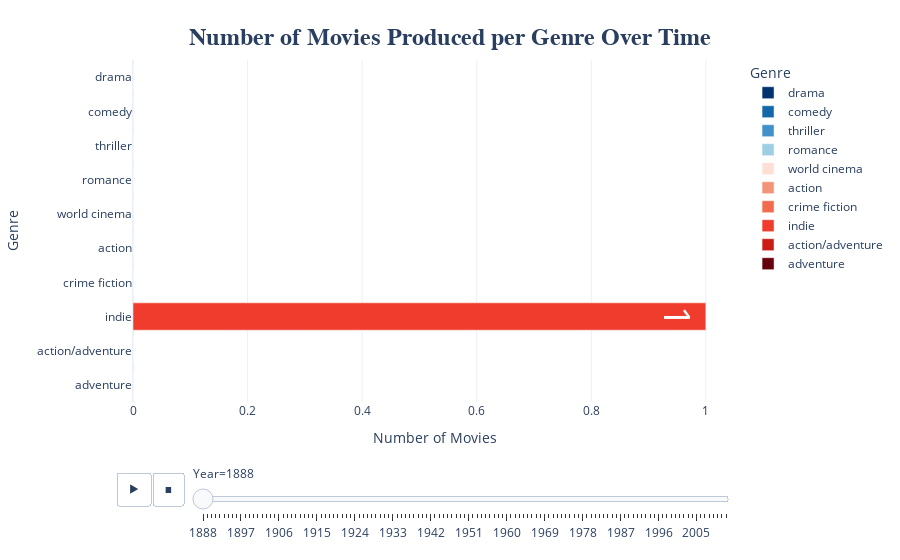

This figure's notebook cell:
### Markdown cell above
# Bar Race

### Code cell
# Select the top N relevant genres
n = 10
genres_top = (df_movies_tmdb_ratings['genres']
              .value_counts()
              .head(n)
              .index.tolist())

#Filter the dataset to include only the top genres
df_movies_tmdb_ratings_filtered = df_movies_tmdb_ratings[df_movies_tmdb_ratings['genres'].isin(genres_top)].copy()

# Group by 'release_date' and 'genres', and count the number of movies
df_bar_race = (df_movies_tmdb_ratings_filtered
               .groupby(['release_date', 'genres'])
               .size()
               .reset_index(name='Count')
               .rename(columns={'release_date': 'Year', 'genres': 'Genre'}))

# Sort by 'Year' and 'Genre' and apply cumulative sum
df_bar_race.sort_values(by=['Genre', 'Year'], inplace=True)
df_bar_race['Count'] = df_bar_race.groupby('Genre')['Count'].cumsum()

# Create a full range of years and all genre combinations
min_year, max_year = df_bar_race['Year'].min(), df_bar_race['Year'].max()
all_years = pd.Series(range(min_year, max_year + 1), name='Year')
all_combinations = pd.MultiIndex.from_product([all_years, genres_top], names=['Year', 'Genre']).to_frame(index=False)

# Merge with the existing dataframe and fill missing values
df_bar_race_full = all_combinations.merge(df_bar_race, on=['Year', 'Genre'], how='left')
df_bar_race_full['Count'] = df_bar_race_full.groupby('Genre')['Count'].ffill().fillna(0)


# Define custom palette
colors = ['#033270','#1368aa', '#4091c9', '#9dcee2','#fedfd4','#f29479','#f26a4f','#ef3c2d','#cb1b16','#65010c' ]


custom_palette = dict(zip(genres_top, colors))

# Plot the bar race 
fig = px.bar(
    df_bar_race_full,
    x='Count',
    y='Genre',
    color='Genre',
    animation_frame='Year',
    orientation='h',
    labels={'Count': 'Number of Movies', 'Genre': 'Genre'},
    text_auto = True,
    template='plotly_white',
    color_discrete_map = custom_palette
)

fig.update_traces(textposition = 'inside', textfont_size = 50)
fig.update_layout(
    title={'text': 'Number of Movies Produced per Genre Over Time',
           'font': {'size': 24, 'family': 'Arial', 'weight': 'bold'}, 
           'x': 0.5,
           'y': 0.95,
           'xanchor':'center',
           'yanchor':'top'},
)

fig.show()

### Figure 1 — Plotly figure (JSON) as saved in the notebook; plotly's stock layout.template omitted (floating-point values rounded to 4 significant figures)
{"data": [{"alignmentgroup": "True", "hovertemplate": "Genre=%{y}<br>Year=1888<br>Number of Movies=%{x}<extra></extra>", "legendgroup": "drama", "marker": {"color": "#033270", "pattern": {"shape": ""}}, "name": "drama", "offsetgroup": "drama", "orientation": "h", "showlegend": true, "textfont": {"size": 50}, "textposition": "inside", "texttemplate": "%{x}", "type": "bar", "x": [0], "xaxis": "x", "y": ["drama"], "yaxis": "y"}, {"alignmentgroup": "True", "hovertemplate": "Genre=%{y}<br>Year=1888<br>Number of Movies=%{x}<extra></extra>", "legendgroup": "comedy", "marker": {"color": "#1368aa", "pattern": {"shape": ""}}, "name": "comedy", "offsetgroup": "comedy", "orientation": "h", "showlegend": true, "textfont": {"size": 50}, "textposition": "inside", "texttemplate": "%{x}", "type": "bar", "x": [0], "xaxis": "x", "y": ["comedy"], "yaxis": "y"}, {"alignmentgroup": "True", "hovertemplate": "Genre=%{y}<br>Year=1888<br>Number of Movies=%{x}<extra></extra>", "legendgroup": "thriller", "marker": {"color": "#4091c9", "pattern": {"shape": ""}}, "name": "thriller", "offsetgroup": "thriller", "orientation": "h", "showlegend": true, "textfont": {"size": 50}, "textposition": "inside", "texttemplate": "%{x}", "type": "bar", "x": [0], "xaxis": "x", "y": ["thriller"], "yaxis": "y"}, {"alignmentgroup": "True", "hovertemplate": "Genre=%{y}<br>Year=1888<br>Number of Movies=%{x}<extra></extra>", "legendgroup": "romance", "marker": {"color": "#9dcee2", "pattern": {"shape": ""}}, "name": "romance", "offsetgroup": "romance", "orientation": "h", "showlegend": true, "textfont": {"size": 50}, "textposition": "inside", "texttemplate": "%{x}", "type": "bar", "x": [0], "xaxis": "x", "y": ["romance"], "yaxis": "y"}, {"alignmentgroup": "True", "hovertemplate": "Genre=%{y}<br>Year=1888<br>Number of Movies=%{x}<extra></extra>", "legendgroup": "world cinema", "marker": {"color": "#fedfd4", "pattern": {"shape": ""}}, "name": "world cinema", "offsetgroup": "world cinema", "orientation": "h", "showlegend": true, "textfont": {"size": 50}, "textposition": "inside", "texttemplate": "%{x}", "type": "bar", "x": [0], "xaxis": "x", "y": ["world cinema"], "yaxis": "y"}, {"alignmentgroup": "True", "hovertemplate": "Genre=%{y}<br>Year=1888<br>Number of Movies=%{x}<extra></extra>", "legendgroup": "action", "marker": {"color": "#f29479", "pattern": {"shape": ""}}, "name": "action", "offsetgroup": "action", "orientation": "h", "showlegend": true, "textfont": {"size": 50}, "textposition": "inside", "texttemplate": "%{x}", "type": "bar", "x": [0], "xaxis": "x", "y": ["action"], "yaxis": "y"}, {"alignmentgroup": "True", "hovertemplate": "Genre=%{y}<br>Year=1888<br>Number of Movies=%{x}<extra></extra>", "legendgroup": "crime fiction", "marker": {"color": "#f26a4f", "pattern": {"shape": ""}}, "name": "crime fiction", "offsetgroup": "crime fiction", "orientation": "h", "showlegend": true, "textfont": {"size": 50}, "textposition": "inside", "texttemplate": "%{x}", "type": "bar", "x": [0], "xaxis": "x", "y": ["crime fiction"], "yaxis": "y"}, {"alignmentgroup": "True", "hovertemplate": "Genre=%{y}<br>Year=1888<br>Number of Movies=%{x}<extra></extra>", "legendgroup": "indie", "marker": {"color": "#ef3c2d", "pattern": {"shape": ""}}, "name": "indie", "offsetgroup": "indie", "orientation": "h", "showlegend": true, "textfont": {"size": 50}, "textposition": "inside", "texttemplate": "%{x}", "type": "bar", "x": [1], "xaxis": "x", "y": ["indie"], "yaxis": "y"}, {"alignmentgroup": "True", "hovertemplate": "Genre=%{y}<br>Year=1888<br>Number of Movies=%{x}<extra></extra>", "legendgroup": "action/adventure", "marker": {"color": "#cb1b16", "pattern": {"shape": ""}}, "name": "action/adventure", "offsetgroup": "action/adventure", "orientation": "h", "showlegend": true, "textfont": {"size": 50}, "textposition": "inside", "texttemplate": "%{x}", "type": "bar", "x": [0], "xaxis": "x", "y": ["action/adventure"], "yaxis": "y"}, {"alignmentgroup": "True", "hovertemplate": "Genre=%{y}<br>Year=1888<br>Number of Movies=%{x}<extra></extra>", "legendgroup": "adventure", "marker": {"color": "#65010c", "pattern": {"shape": ""}}, "name": "adventure", "offsetgroup": "adventure", "orientation": "h", "showlegend": true, "textfont": {"size": 50}, "textposition": "inside", "texttemplate": "%{x}", "type": "bar", "x": [0], "xaxis": "x", "y": ["adventure"], "yaxis": "y"}], "layout": {"barmode": "relative", "legend": {"title": {"text": "Genre"}, "tracegroupgap": 0}, "margin": {"t": 60}, "sliders": [{"active": 0, "currentvalue": {"prefix": "Year="}, "len": 0.9, "pad": {"b": 10, "t": 60}, "steps": [{"args": [["1888"], {"frame": {"duration": 0, "redraw": true}, "fromcurrent": true, "mode": "immediate", "transition": {"duration": 0, "easing": "linear"}}], "label": "1888", "method": "animate"}, {"args": [["1889"], {"frame": {"duration": 0, "redraw": true}, "fromcurrent": true, "mode": "immediate", "transition": {"duration": 0, "easing": "linear"}}], "label": "1889", "method": "animate"}, {"args": [["1890"], {"frame": {"duration": 0, "redraw": true}, "fromcurrent": true, "mode": "immediate", "transition": {"duration": 0, "easing": "linear"}}], "label": "1890", "method": "animate"}, {"args": [["1891"], {"frame": {"duration": 0, "redraw": true}, "fromcurrent": true, "mode": "immediate", "transition": {"duration": 0, "easing": "linear"}}], "label": "1891", "method": "animate"}, {"args": [["1892"], {"frame": {"duration": 0, "redraw": true}, "fromcurrent": true, "mode": "immediate", "transition": {"duration": 0, "easing": "linear"}}], "label": "1892", "method": "animate"}, {"args": [["1893"], {"frame": {"duration": 0, "redraw": true}, "fromcurrent": true, "mode": "immediate", "transition": {"duration": 0, "easing": "linear"}}], "label": "1893", "method": "animate"}, {"args": [["1894"], {"frame": {"duration": 0, "redraw": true}, "fromcurrent": true, "mode": "immediate", "transition": {"duration": 0, "easing": "linear"}}], "label": "1894", "method": "animate"}, {"args": [["1895"], {"frame": {"duration": 0, "redraw": true}, "fromcurrent": true, "mode": "immediate", "transition": {"duration": 0, "easing": "linear"}}], "label": "1895", "method": "animate"}, {"args": [["1896"], {"frame": {"duration": 0, "redraw": true}, "fromcurrent": true, "mode": "immediate", "transition": {"duration": 0, "easing": "linear"}}], "label": "1896", "method": "animate"}, {"args": [["1897"], {"frame": {"duration": 0, "redraw": true}, "fromcurrent": true, "mode": "immediate", "transition": {"duration": 0, "easing": "linear"}}], "label": "1897", "method": "animate"}, {"args": [["1898"], {"frame": {"duration": 0, "redraw": true}, "fromcurrent": true, "mode": "immediate", "transition": {"duration": 0, "easing": "linear"}}], "label": "1898", "method": "animate"}, {"args": [["1899"], {"frame": {"duration": 0, "redraw": true}, "fromcurrent": true, "mode": "immediate", "transition": {"duration": 0, "easing": "linear"}}], "label": "1899", "method": "animate"}, {"args": [["1900"], {"frame": {"duration": 0, "redraw": true}, "fromcurrent": true, "mode": "immediate", "transition": {"duration": 0, "easing": "linear"}}], "label": "1900", "method": "animate"}, {"args": [["1901"], {"frame": {"duration": 0, "redraw": true}, "fromcurrent": true, "mode": "immediate", "transition": {"duration": 0, "easing": "linear"}}], "label": "1901", "method": "animate"}, {"args": [["1902"], {"frame": {"duration": 0, "redraw": true}, "fromcurrent": true, "mode": "immediate", "transition": {"duration": 0, "easing": "linear"}}], "label": "1902", "method": "animate"}, {"args": [["1903"], {"frame": {"duration": 0, "redraw": true}, "fromcurrent": true, "mode": "immediate", "transition": {"duration": 0, "easing": "linear"}}], "label": "1903", "method": "animate"}, {"args": [["1904"], {"frame": {"duration": 0, "redraw": true}, "fromcurrent": true, "mode": "immediate", "transition": {"duration": 0, "easing": "linear"}}], "label": "1904", "method": "animate"}, {"args": [["1905"], {"frame": {"duration": 0, "redraw": true}, "fromcurrent": true, "mode": "immediate", "transition": {"duration": 0, "easing": "linear"}}], "label": "1905", "method": "animate"}, {"args": [["1906"], {"frame": {"duration": 0, "redraw": true}, "fromcurrent": true, "mode": "immediate", "transition": {"duration": 0, "easing": "linear"}}], "label": "1906", "method": "animate"}, {"args": [["1907"], {"frame": {"duration": 0, "redraw": true}, "fromcurrent": true, "mode": "immediate", "transition": {"duration": 0, "easing": "linear"}}], "label": "1907", "method": "animate"}, {"args": [["1908"], {"frame": {"duration": 0, "redraw": true}, "fromcurrent": true, "mode": "immediate", "transition": {"duration": 0, "easing": "linear"}}], "label": "1908", "method": "animate"}, {"args": [["1909"], {"frame": {"duration": 0, "redraw": true}, "fromcurrent": true, "mode": "immediate", "transition": {"duration": 0, "easing": "linear"}}], "label": "1909", "method": "animate"}, {"args": [["1910"], {"frame": {"duration": 0, "redraw": true}, "fromcurrent": true, "mode": "immediate", "transition": {"duration": 0, "easing": "linear"}}], "label": "1910", "method": "animate"}, {"args": [["1911"], {"frame": {"duration": 0, "redraw": true}, "fromcurrent": true, "mode": "immediate", "transition": {"duration": 0, "easing": "linear"}}], "label": "1911", "method": "animate"}, {"args": [["1912"], {"frame": {"duration": 0, "redraw": true}, "fromcurrent": true, "mode": "immediate", "transition": {"duration": 0, "easing": "linear"}}], "label": "1912", "method": "animate"}, {"args": [["1913"], {"frame": {"duration": 0, "redraw": true}, "fromcurrent": true, "mode": "immediate", "transition": {"duration": 0, "easing": "linear"}}], "label": "1913", "method": "animate"}, {"args": [["1914"], {"frame": {"duration": 0, "redraw": true}, "fromcurrent": true, "mode": "immediate", "transition": {"duration": 0, "easing": "linear"}}], "label": "1914", "method": "animate"}, {"args": [["1915"], {"frame": {"duration": 0, "redraw": true}, "fromcurrent": true, "mode": "immediate", "transition": {"duration": 0, "easing": "linear"}}], "label": "1915", "method": "animate"}, {"args": [["1916"], {"frame": {"duration": 0, "redraw": true}, "fromcurrent": true, "mode": "immediate", "transition": {"duration": 0, "easing": "linear"}}], "label": "1916", "method": "animate"}, {"args": [["1917"], {"frame": {"duration": 0, "redraw": true}, "fromcurrent": true, "mode": "immediate", "transition": {"duration": 0, "easing": "linear"}}], "label": "1917", "method": "animate"}, {"args": [["1918"], {"frame": {"duration": 0, "redraw": true}, "fromcurrent": true, "mode": "immediate", "transition": {"duration": 0, "easing": "linear"}}], "label": "1918", "method": "animate"}, {"args": [["1919"], {"frame": {"duration": 0, "redraw": true}, "fromcurrent": true, "mode": "immediate", "transition": {"duration": 0, "easing": "linear"}}], "label": "1919", "method": "animate"}, {"args": [["1920"], {"frame": {"duration": 0, "redraw": true}, "fromcurrent": true, "mode": "immediate", "transition": {"duration": 0, "easing": "linear"}}], "label": "1920", "method": "animate"}, {"args": [["1921"], {"frame": {"duration": 0, "redraw": true}, "fromcurrent": true, "mode": "immediate", "transition": {"duration": 0, "easing": "linear"}}], "label": "1921", "method": "animate"}, {"args": [["1922"], {"frame": {"duration": 0, "redraw": true}, "fromcurrent": true, "mode": "immediate", "transition": {"duration": 0, "easing": "linear"}}], "label": "1922", "method": "animate"}, {"args": [["1923"], {"frame": {"duration": 0, "redraw": true}, "fromcurrent": true, "mode": "immediate", "transition": {"duration": 0, "easing": "linear"}}], "label": "1923", "method": "animate"}, {"args": [["1924"], {"frame": {"duration": 0, "redraw": true}, "fromcurrent": true, "mode": "immediate", "transition": {"duration": 0, "easing": "linear"}}], "label": "1924", "method": "animate"}, {"args": [["1925"], {"frame": {"duration": 0, "redraw": true}, "fromcurrent": true, "mode": "immediate", "transition": {"duration": 0, "easing": "linear"}}], "label": "1925", "method": "animate"}, {"args": [["1926"], {"frame": {"duration": 0, "redraw": true}, "fromcurrent": true, "mode": "immediate", "transition": {"duration": 0, "easing": "linear"}}], "label": "1926", "method": "animate"}, {"args": [["1927"], {"frame": {"duration": 0, "redraw": true}, "fromcurrent": true, "mode": "immediate", "transition": {"duration": 0, "easing": "linear"}}], "label": "1927", "method": "animate"}, {"args": [["1928"], {"frame": {"duration": 0, "redraw": true}, "fromcurrent": true, "mode": "immediate", "transition": {"duration": 0, "easing": "linear"}}], "label": "1928", "method": "animate"}, {"args": [["1929"], {"frame": {"duration": 0, "redraw": true}, "fromcurrent": true, "mode": "immediate", "transition": {"duration": 0, "easing": "linear"}}], "label": "1929", "method": "animate"}, {"args": [["1930"], {"frame": {"duration": 0, "redraw": true}, "fromcurrent": true, "mode": "immediate", "transition": {"duration": 0, "easing": "linear"}}], "label": "1930", "method": "animate"}, {"args": [["1931"], {"frame": {"duration": 0, "redraw": true}, "fromcurrent": true, "mode": "immediate", "transition": {"duration": 0, "easing": "linear"}}], "label": "1931", "method": "animate"}, {"args": [["1932"], {"frame": {"duration": 0, "redraw": true}, "fromcurrent": true, "mode": "immediate", "transition": {"duration": 0, "easing": "linear"}}], "label": "1932", "method": "animate"}, {"args": [["1933"], {"frame": {"duration": 0, "redraw": true}, "fromcurrent": true, "mode": "immediate", "transition": {"duration": 0, "easing": "linear"}}], "label": "1933", "method": "animate"}, {"args": [["1934"], {"frame": {"duration": 0, "redraw": true}, "fromcurrent": true, "mode": "immediate", "transition": {"duration": 0, "easing": "linear"}}], "label": "1934", "method": "animate"}, {"args": [["1935"], {"frame": {"duration": 0, "redraw": true}, "fromcurrent": true, "mode": "immediate", "transition": {"duration": 0, "easing": "linear"}}], "label": "1935", "method": "animate"}, {"args": [["1936"], {"frame": {"duration": 0, "redraw": true}, "fromcurrent": true, "mode": "immediate", "transition": {"duration": 0, "easing": "linear"}}], "label": "1936", "method": "animate"}, {"args": [["1937"], {"frame": {"duration": 0, "redraw": true}, "fromcurrent": true, "mode": "immediate", "transition": {"duration": 0, "easing": "linear"}}], "label": "1937", "method": "animate"}, {"args": [["1938"], {"frame": {"duration": 0, "redraw": true}, "fromcurrent": true, "mode": "immediate", "transition": {"duration": 0, "easing": "linear"}}], "label": "1938", "method": "animate"}, {"args": [["1939"], {"frame": {"duration": 0, "redraw": true}, "fromcurrent": true, "mode": "immediate", "transition": {"duration": 0, "easing": "linear"}}], "label": "1939", "method": "animate"}, {"args": [["1940"], {"frame": {"duration": 0, "redraw": true}, "fromcurrent": true, "mode": "immediate", "transition": {"duration": 0, "easing": "linear"}}], "label": "1940", "method": "animate"}, {"args": [["1941"], {"frame": {"duration": 0, "redraw": true}, "fromcurrent": true, "mode": "immediate", "transition": {"duration": 0, "easing": "linear"}}], "label": "1941", "method": "animate"}, {"args": [["1942"], {"frame": {"duration": 0, "redraw": true}, "fromcurrent": true, "mode": "immediate", "transition": {"duration": 0, "easing": "linear"}}], "label": "1942", "method": "animate"}, {"args": [["1943"], {"frame": {"duration": 0, "redraw": true}, "fromcurrent": true, "mode": "immediate", "transition": {"duration": 0, "easing": "linear"}}], "label": "1943", "method": "animate"}, {"args": [["1944"], {"frame": {"duration": 0, "redraw": true}, "fromcurrent": true, "mode": "immediate", "transition": {"duration": 0, "easing": "linear"}}], "label": "1944", "method": "animate"}, {"args": [["1945"], {"frame": {"duration": 0, "redraw": true}, "fromcurrent": true, "mode": "immediate", "transition": {"duration": 0, "easing": "linear"}}], "label": "1945", "method": "animate"}, {"args": [["1946"], {"frame": {"duration": 0, "redraw": true}, "fromcurrent": true, "mode": "immediate", "transition": {"duration": 0, "easing": "linear"}}], "label": "1946", "method": "animate"}, {"args": [["1947"], {"frame": {"duration": 0, "redraw": true}, "fromcurrent": true, "mode": "immediate", "transition": {"duration": 0, "easing": "linear"}}], "label": "1947", "method": "animate"}, {"args": [["1948"], {"frame": {"duration": 0, "redraw": true}, "fromcurrent": true, "mode": "immediate", "transition": {"duration": 0, "easing": "linear"}}], "label": "1948", "method": "animate"}, {"args": [["1949"], {"frame": {"duration": 0, "redraw": true}, "fromcurrent": true, "mode": "immediate", "transition": {"duration": 0, "easing": "linear"}}], "label": "1949", "method": "animate"}, {"args": [["1950"], {"frame": {"duration": 0, "redraw": true}, "fromcurrent": true, "mode": "immediate", "transition": {"duration": 0, "easing": "linear"}}], "label": "1950", "method": "animate"}, {"args": [["1951"], {"frame": {"duration": 0, "redraw": true}, "fromcurrent": true, "mode": "immediate", "transition": {"duration": 0, "easing": "linear"}}], "label": "1951", "method": "animate"}, {"args": [["1952"], {"frame": {"duration": 0, "redraw": true}, "fromcurrent": true, "mode": "immediate", "transition": {"duration": 0, "easing": "linear"}}], "label": "1952", "method": "animate"}, {"args": [["1953"], {"frame": {"duration": 0, "redraw": true}, "fromcurrent": true, "mode": "immediate", "transition": {"duration": 0, "easing": "linear"}}], "label": "1953", "method": "animate"}, {"args": [["1954"], {"frame": {"duration": 0, "redraw": true}, "fromcurrent": true, "mode": "immediate", "transition": {"duration": 0, "easing": "linear"}}], "label": "1954", "method": "animate"}, {"args": [["1955"], {"frame": {"duration": 0, "redraw": true}, "fromcurrent": true, "mode": "immediate", "transition": {"duration": 0, "easing": "linear"}}], "label": "1955", "method": "animate"}, {"args": [["1956"], {"frame": {"duration": 0, "redraw": true}, "fromcurrent": true, "mode": "immediate", "transition": {"duration": 0, "easing": "linear"}}], "label": "1956", "method": "animate"}, {"args": [["1957"], {"frame": {"duration": 0, "redraw": true}, "fromcurrent": true, "mode": "immediate", "transition": {"duration": 0, "easing": "linear"}}], "label": "1957", "method": "animate"}, {"args": [["1958"], {"frame": {"duration": 0, "redraw": true}, "fromcurrent": true, "mode": "immediate", "transition": {"duration": 0, "easing": "linear"}}], "label": "1958", "method": "animate"}, {"args": [["1959"], {"frame": {"duration": 0, "redraw": true}, "fromcurrent": true, "mode": "immediate", "transition": {"duration": 0, "easing": "linear"}}], "label": "1959", "method": "animate"}, {"args": [["1960"], {"frame": {"duration": 0, "redraw": true}, "fromcurrent": true, "mode": "immediate", "transition": {"duration": 0, "easing": "linear"}}], "label": "1960", "method": "animate"}, {"args": [["1961"], {"frame": {"duration": 0, "redraw": true}, "fromcurrent": true, "mode": "immediate", "transition": {"duration": 0, "easing": "linear"}}], "label": "1961", "method": "animate"}, {"args": [["1962"], {"frame": {"duration": 0, "redraw": true}, "fromcurrent": true, "mode": "immediate", "transition": {"duration": 0, "easing": "linear"}}], "label": "1962", "method": "animate"}, {"args": [["1963"], {"frame": {"duration": 0, "redraw": true}, "fromcurrent": true, "mode": "immediate", "transition": {"duration": 0, "easing": "linear"}}], "label": "1963", "method": "animate"}, {"args": [["1964"], {"frame": {"duration": 0, "redraw": true}, "fromcurrent": true, "mode": "immediate", "transition": {"duration": 0, "easing": "linear"}}], "label": "1964", "method": "animate"}, {"args": [["1965"], {"frame": {"duration": 0, "redraw": true}, "fromcurrent": true, "mode": "immediate", "transition": {"duration": 0, "easing": "linear"}}], "label": "1965", "method": "animate"}, {"args": [["1966"], {"frame": {"duration": 0, "redraw": true}, "fromcurrent": true, "mode": "immediate", "transition": {"duration": 0, "easing": "linear"}}], "label": "1966", "method": "animate"}, {"args": [["1967"], {"frame": {"duration": 0, "redraw": true}, "fromcurrent": true, "mode": "immediate", "transition": {"duration": 0, "easing": "linear"}}], "label": "1967", "method": "animate"}, {"args": [["1968"], {"frame": {"duration": 0, "redraw": true}, "fromcurrent": true, "mode": "immediate", "transition": {"duration": 0, "easing": "linear"}}], "label": "1968", "method": "animate"}, {"args": [["1969"], {"frame": {"duration": 0, "redraw": true}, "fromcurrent": true, "mode": "immediate", "transition": {"duration": 0, "easing": "linear"}}], "label": "1969", "method": "animate"}, {"args": [["1970"], {"frame": {"duration": 0, "redraw": true}, "fromcurrent": true, "mode": "immediate", "transition": {"duration": 0, "easing": "linear"}}], "label": "1970", "method": "animate"}, {"args": [["1971"], {"frame": {"duration": 0, "redraw": true}, "fromcurrent": true, "mode": "immediate", "transition": {"duration": 0, "easing": "linear"}}], "label": "1971", "method": "animate"}, {"args": [["1972"], {"frame": {"duration": 0, "redraw": true}, "fromcurrent": true, "mode": "immediate", "transition": {"duration": 0, "easing": "linear"}}], "label": "1972", "method": "animate"}, {"args": [["1973"], {"frame": {"duration": 0, "redraw": true}, "fromcurrent": true, "mode": "immediate", "transition": {"duration": 0, "easing": "linear"}}], "label": "1973", "method": "animate"}, {"args": [["1974"], {"frame": {"duration": 0, "redraw": true}, "fromcurrent": true, "mode": "immediate", "transition": {"duration": 0, "easing": "linear"}}], "label": "1974", "method": "animate"}, {"args": [["1975"], {"frame": {"duration": 0, "redraw": true}, "fromcurrent": true, "mode": "immediate", "transition": {"duration": 0, "easing": "linear"}}], "label": "1975", "method": "animate"}, {"args": [["1976"], {"frame": {"duration": 0, "redraw": true}, "fromcurrent": true, "mode": "immediate", "transition": {"duration": 0, "easing": "linear"}}], "label": "1976", "method": "animate"}, {"args": [["1977"], {"frame": {"duration": 0, "redraw": true}, "fromcurrent": true, "mode": "immediate", "transition": {"duration": 0, "easing": "linear"}}], "label": "1977", "method": "animate"}, {"args": [["1978"], {"frame": {"duration": 0, "redraw": true}, "fromcurrent": true, "mode": "immediate", "transition": {"duration": 0, "easing": "linear"}}], "label": "1978", "method": "animate"}, {"args": [["1979"], {"frame": {"duration": 0, "redraw": true}, "fromcurrent": true, "mode": "immediate", "transition": {"duration": 0, "easing": "linear"}}], "label": "1979", "method": "animate"}, {"args": [["1980"], {"frame": {"duration": 0, "redraw": true}, "fromcurrent": true, "mode": "immediate", "transition": {"duration": 0, "easing": "linear"}}], "label": "1980", "method": "animate"}, {"args": [["1981"], {"frame": {"duration": 0, "redraw": true}, "fromcurrent": true, "mode": "immediate", "transition": {"duration": 0, "easing": "linear"}}], "label": "1981", "method": "animate"}, {"args": [["1982"], {"frame": {"duration": 0, "redraw": true}, "fromcurrent": true, "mode": "immediate", "transition": {"duration": 0, "easing": "linear"}}], "label": "1982", "method": "animate"}, {"args": [["1983"], {"frame": {"duration": 0, "redraw": true}, "fromcurrent": true, "mode": "immediate", "transition": {"duration": 0, "easing": "linear"}}], "label": "1983", "method": "animate"}, {"args": [["1984"], {"frame": {"duration": 0, "redraw": true}, "fromcurrent": true, "mode": "immediate", "transition": {"duration": 0, "easing": "linear"}}], "label": "1984", "method": "animate"}, {"args": [["1985"], {"frame": {"duration": 0, "redraw": true}, "fromcurrent": true, "mode": "immediate", "transition": {"duration": 0, "easing": "linear"}}], "label": "1985", "method": "animate"}, {"args": [["1986"], {"frame": {"duration": 0, "redraw": true}, "fromcurrent": true, "mode": "immediate", "transition": {"duration": 0, "easing": "linear"}}], "label": "1986", "method": "animate"}, {"args": [["1987"], {"frame": {"duration": 0, "redraw": true}, "fromcurrent": true, "mode": "immediate", "transition": {"duration": 0, "easing": "linear"}}], "label": "1987", "method": "animate"}, {"args": [["1988"], {"frame": {"duration": 0, "redraw": true}, "fromcurrent": true, "mode": "immediate", "transition": {"duration": 0, "easing": "linear"}}], "label": "1988", "method": "animate"}, {"args": [["1989"], {"frame": {"duration": 0, "redraw": true}, "fromcurrent": true, "mode": "immediate", "transition": {"duration": 0, "easing": "linear"}}], "label": "1989", "method": "animate"}, {"args": [["1990"], {"frame": {"duration": 0, "redraw": true}, "fromcurrent": true, "mode": "immediate", "transition": {"duration": 0, "easing": "linear"}}], "label": "1990", "method": "animate"}, {"args": [["1991"], {"frame": {"duration": 0, "redraw": true}, "fromcurrent": true, "mode": "immediate", "transition": {"duration": 0, "easing": "linear"}}], "label": "1991", "method": "animate"}, {"args": [["1992"], {"frame": {"duration": 0, "redraw": true}, "fromcurrent": true, "mode": "immediate", "transition": {"duration": 0, "easing": "linear"}}], "label": "1992", "method": "animate"}, {"args": [["1993"], {"frame": {"duration": 0, "redraw": true}, "fromcurrent": true, "mode": "immediate", "transition": {"duration": 0, "easing": "linear"}}], "label": "1993", "method": "animate"}, {"args": [["1994"], {"frame": {"duration": 0, "redraw": true}, "fromcurrent": true, "mode": "immediate", "transition": {"duration": 0, "easing": "linear"}}], "label": "1994", "method": "animate"}, {"args": [["1995"], {"frame": {"duration": 0, "redraw": true}, "fromcurrent": true, "mode": "immediate", "transition": {"duration": 0, "easing": "linear"}}], "label": "1995", "method": "animate"}, {"args": [["1996"], {"frame": {"duration": 0, "redraw": true}, "fromcurrent": true, "mode": "immediate", "transition": {"duration": 0, "easing": "linear"}}], "label": "1996", "method": "animate"}, {"args": [["1997"], {"frame": {"duration": 0, "redraw": true}, "fromcurrent": true, "mode": "immediate", "transition": {"duration": 0, "easing": "linear"}}], "label": "1997", "method": "animate"}, {"args": [["1998"], {"frame": {"duration": 0, "redraw": true}, "fromcurrent": true, "mode": "immediate", "transition": {"duration": 0, "easing": "linear"}}], "label": "1998", "method": "animate"}, {"args": [["1999"], {"frame": {"duration": 0, "redraw": true}, "fromcurrent": true, "mode": "immediate", "transition": {"duration": 0, "easing": "linear"}}], "label": "1999", "method": "animate"}, {"args": [["2000"], {"frame": {"duration": 0, "redraw": true}, "fromcurrent": true, "mode": "immediate", "transition": {"duration": 0, "easing": "linear"}}], "label": "2000", "method": "animate"}, {"args": [["2001"], {"frame": {"duration": 0, "redraw": true}, "fromcurrent": true, "mode": "immediate", "transition": {"duration": 0, "easing": "linear"}}], "label": "2001", "method": "animate"}, {"args": [["2002"], {"frame": {"duration": 0, "redraw": true}, "fromcurrent": true, "mode": "immediate", "transition": {"duration": 0, "easing": "linear"}}], "label": "2002", "method": "animate"}, {"args": [["2003"], {"frame": {"duration": 0, "redraw": true}, "fromcurrent": true, "mode": "immediate", "transition": {"duration": 0, "easing": "linear"}}], "label": "2003", "method": "animate"}, {"args": [["2004"], {"frame": {"duration": 0, "redraw": true}, "fromcurrent": true, "mode": "immediate", "transition": {"duration": 0, "easing": "linear"}}], "label": "2004", "method": "animate"}, {"args": [["2005"], {"frame": {"duration": 0, "redraw": true}, "fromcurrent": true, "mode": "immediate", "transition": {"duration": 0, "easing": "linear"}}], "label": "2005", "method": "animate"}, {"args": [["2006"], {"frame": {"duration": 0, "redraw": true}, "fromcurrent": true, "mode": "immediate", "transition": {"duration": 0, "easing": "linear"}}], "label": "2006", "method": "animate"}, {"args": [["2007"], {"frame": {"duration": 0, "redraw": true}, "fromcurrent": true, "mode": "immediate", "transition": {"duration": 0, "easing": "linear"}}], "label": "2007", "method": "animate"}, {"args": [["2008"], {"frame": {"duration": 0, "redraw": true}, "fromcurrent": true, "mode": "immediate", "transition": {"duration": 0, "easing": "linear"}}], "label": "2008", "method": "animate"}, {"args": [["2009"], {"frame": {"duration": 0, "redraw": true}, "fromcurrent": true, "mode": "immediate", "transition": {"duration": 0, "easing": "linear"}}], "label": "2009", "method": "animate"}, {"args": [["2010"], {"frame": {"duration": 0, "redraw": true}, "fromcurrent": true, "mode": "immediate", "transition": {"duration": 0, "easing": "linear"}}], "label": "2010", "method": "animate"}, {"args": [["2011"], {"frame": {"duration": 0, "redraw": true}, "fromcurrent": true, "mode": "immediate", "transition": {"duration": 0, "easing": "linear"}}], "label": "2011", "method": "animate"}, {"args": [["2012"], {"frame": {"duration": 0, "redraw": true}, "fromcurrent": true, "mode": "immediate", "transition": {"duration": 0, "easing": "linear"}}], "label": "2012", "method": "animate"}], "x": 0.1, "xanchor": "left", "y": 0, "yanchor": "top"}], "title": {"font": {"family": "Arial", "size": 24, "weight": "bold"}, "text": "Number of Movies Produced per Genre Over Time", "x": 0.5, "xanchor": "center", "y": 0.95, "yanchor": "top"}, "updatemenus": [{"buttons": [{"args": [null, {"frame": {"duration": 500, "redraw": true}, "fromcurrent": true, "mode": "immediate", "transition": {"duration": 500, "easing": "linear"}}], "label": "&#9654;", "method": "animate"}, {"args": [[null], {"frame": {"duration": 0, "redraw": true}, "fromcurrent": true, "mode": "immediate", "transition": {"duration": 0, "easing": "linear"}}], "label": "&#9724;", "method": "animate"}], "direction": "left", "pad": {"r": 10, "t": 70}, "showactive": false, "type": "buttons", "x": 0.1, "xanchor": "right", "y": 0, "yanchor": "top"}], "xaxis": {"anchor": "y", "domain": [0, 1], "title": {"text": "Number of Movies"}}, "yaxis": {"anchor": "x", "categoryarray": ["adventure", "action/adventure", "indie", "crime fiction", "action", "world cinema", "romance", "thriller", "comedy", "drama"], "categoryorder": "array", "domain": [0, 1], "title": {"text": "Genre"}}}}
